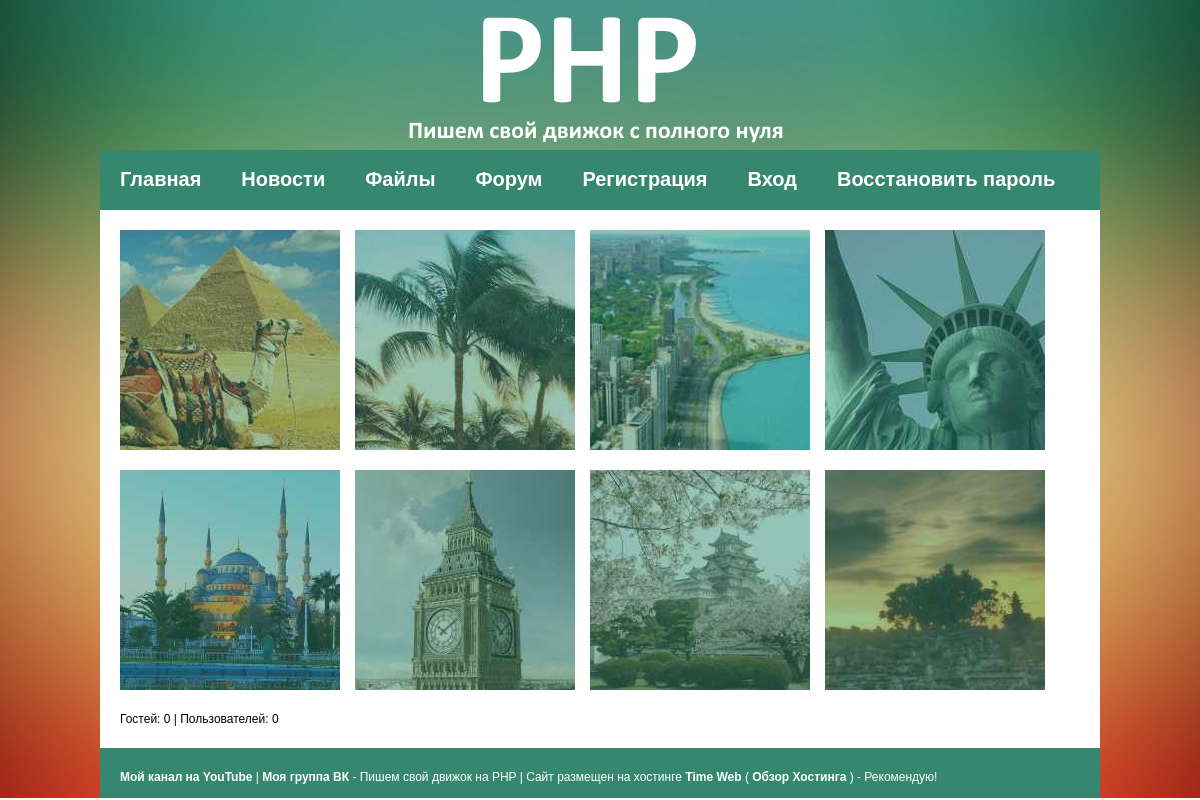
The page / on the database its author committed.
### tables this page shows
CREATE TABLE IF NOT EXISTS `loads` (
  `id` int(11) NOT NULL AUTO_INCREMENT,
  `name` tinytext NOT NULL,
  `cat` int(11) NOT NULL,
  `added` varchar(20) NOT NULL,
  `text` mediumtext NOT NULL,
  `date` datetime NOT NULL,
  `active` int(11) NOT NULL,
  `dimg` int(11) NOT NULL,
  `dfile` int(11) NOT NULL,
  `link` tinytext NOT NULL,
  `rate` int(11) NOT NULL,
  `rateusers` mediumtext NOT NULL,
  PRIMARY KEY (`id`)
);

### public_html/page/index.php (the view, shortened to what this page needs)
<?php Head('Пишем свой движок на PHP') ?>
<body>
<div class="wrapper">
<div class="header"></div>
<div class="content">
<?php Menu();
?>
<div class="Page">
<?php $Query = mysqli_query($CONNECT, 'SELECT `id`, `dimg`, `name` FROM `loads` ORDER BY `date` DESC LIMIT 8');
while ($Row = mysqli_fetch_assoc($Query)) echo '<a href="/loads/material/id/'.$Row['id'].'"><img src="/catalog/mini/'.$Row['dimg'].'/'.$Row['id'].'.jpg" class="lm" alt="'.$Row['name'].'" title="'.$Row['name'].'"></a>';
$u0 = 0;
$u1 = 0;
	echo 'Гостей: '.$u0.' | Пользователей: '.$u1.$u_list;
?>
</div>
</div>
<?php Footer() ?>
</div>
</body>
</html>

### public_html/index.php (shortened to what this page needs)
<?php
if ($_SERVER['REQUEST_URI'] == '/') {
$Page = 'index';
}
if (in_array($Page, array('qiwi', 'index', 'login', 'register', 'account', 'profile', 'restore', 'chat', 'parser', 'search', 'notice', 'rate', 'language', 'user'))) include("page/$Page.php");
function Head($p1) {
echo '<!DOCTYPE html>
<html><head><meta charset="utf-8" />
<title>'.$p1.'</title>
<meta name="yandex-verification" content="64b06415731b6131" />
<link href="/resource/style.css" rel="stylesheet">
<link rel="icon" href="/resource/img/favicon.ico" type="image/x-icon">
<script src="https://mc.yandex.ru/metrika/watch.js" type="text/javascript"></script>
<script type="text/javascript">try{var yaCounter37654675 = new Ya.Metrika({id:37654675});}catch(e){}</script>
</head>';
}
function Menu () {
if ($_SESSION['USER_LOGIN_IN'] != 1) $Menu = '<a href="/register"><div class="Menu">Регистрация</div></a><a href="/login"><div class="Menu">Вход</div></a><a href="/restore"><div class="Menu">Восстановить пароль</div></a>';
else $Menu = '<a href="/profile"><div class="Menu">Профиль</div></a> <a href="/chat"><div class="Menu">Чат</div></a><a href="/pm/send"><div class="Menu">ЛС</div></a>';
echo '<div class="MenuHead"><a href="/"><div class="Menu">Главная</div></a><a href="/news"><div class="Menu">Новости</div></a><a href="/loads"><div class="Menu">Файлы</div></a><a href="/forum"><div class="Menu">Форум</div></a>'.$Menu.'</div>';
}
function Footer () {
echo '<footer class="footer"><a href="https://www.youtube.com/channel/UCpEWlcj5rkU1H9vkIf9Lb5g" target="blank">Мой канал на YouTube</a> | <a href="http://vk.com/php.youtube" target="blank">Моя группа ВК</a> - Пишем свой движок на PHP | Сайт размещен на хостинге <a href="http://bit.ly/1udgNg0" target="blank">Time Web</a> ( <a href="https://www.youtube.com/watch?v=nCoD_3Ecfv4" target="blank">Обзор Хостинга</a> ) - Рекомендую!</footer>';
}
?>

### public_html/resource/style.css (style rules this page uses)
* { margin: 0; padding: 0 }
body { font: 12px/18px Arial, sans-serif; width: 100%; background: url(/resource/img/bg.jpg) top center no-repeat; background-size:cover; -moz-background-size:cover; -webkit-background-size:cover }
a { color: #fff; font-weight: bold; text-decoration:none }
.wrapper { width: 1000px; margin: 0 auto }
.header { width: 1000px; height: 150px; background: url(/resource/img/logo.png) }
.content { width: 1000px; min-height: 550px; background: #fff }
.MenuHead { width: 1000px; height: 60px; background: #35886E }
.Menu { float:left; display: inline-block; height: 20px; background: #35886E; padding: 20px; color: #fff; font-size: 20px }
.Page { padding: 20px }
.footer { height: 10px; background: #35886E; padding: 20px; color: #fff }
.lm { width: 220px; height: 220px; margin: 0 15px 15px 0 }

### rows shown on the page
loads: shows a picture
loads: shows a picture
loads: shows a picture
loads: shows a picture
loads: shows a picture
loads: shows a picture
loads: shows a picture
loads: shows a picture

### other values the page prints
$u0 "0"
$u1 "0"
